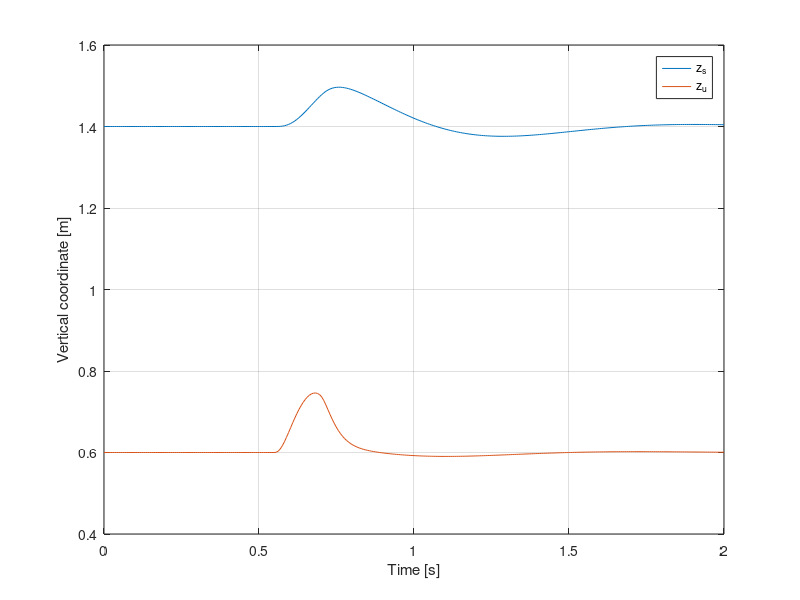

The MATLAB script that drew this image:
%% Quarter car model
% Simulation and animation of a quarter car model.
% https://github.com/andresmendes/Quarter-car-model/blob/main/README.md

%%
clear ; close all ; clc
 
%% Parameters
 
% Vehicle
M   = 1500;                         % Sprung mass                   [kg]
m   = 150;                          % Unsprung mass                 [kg]
Ks  = 48000;                        % Spring constant suspension    [N/m]
Kt  = 200000;                       % Spring constant tire          [N/m]
Cs  = 10000;                        % Damping constant suspension   [N.s/m]
 
% Animation model
L0_s    = 0.8;                      % Spring relaxed suspension     [m]
L0_u    = 0.6;                      % Spring relaxed tire           [m]
h_s     = 0.4;                      % Height of the sprung block    [m]
h_u     = 0.2;                      % Height of the unsprung block  [m]
a       = 0.8;                      % Width of the blocks           [m]
l_win   = 2.2;                      % Length window analysis        [m]
 
% Video
playback_speed = 0.2;               % Speed of playback
tF      = 2;                        % Final time                    [s]
fR      = 30/playback_speed;        % Frame rate                    [fps]
time    = linspace(0,tF,tF*fR);     % Time                          [s]
 
%% Road
% Stretch 1
x_r_1_total = 1.1;                  % Distance of the first stretch [m]
dx_r_1 = 0.1;                       % resolution                    [m]
x_r_1 = 0:dx_r_1:x_r_1_total;
z_r_1 = zeros(1,length(x_r_1));
% Stretch 2
R_r = 0.15;                         % Radius                        [m]
th_r = 0:0.01:pi;
x_r_2 = -R_r*cos(th_r) + x_r_1_total+R_r;
z_r_2 = R_r*sin(th_r);
% Stretch 3
x_r_3_total = 5;                    % Distance of the last stretch  [m]
dx_r_2 = 0.1;                       % resolution                    [m]
x_r_3 = x_r_1_total+2*R_r:dx_r_2:x_r_1_total+2*R_r+x_r_3_total;
z_r_3 = zeros(1,length(x_r_3));
 
% Concatenating 
X_r = [x_r_1 x_r_2(2:end) x_r_3(2:end)];
Z_r = [z_r_1 z_r_2(2:end) z_r_3(2:end)];
 
% figure
% hold on ; box on ; grid on ; axis equal
% plot(x_r_1,z_r_1)
% plot(x_r_2,z_r_2)
% plot(x_r_3,z_r_3)
% xlabel('Distance x [m]')
% ylabel('Distance z [m]')
% legend('Stretch 1','Stretch 2','Stretch 3')
% title('Input')
% 
% figure
% hold on ; box on ; grid on ; axis equal
% plot(X_r,Z_r,'k','LineWidth',2)
% xlabel('Distance x [m]')
% ylabel('Distance z [m]')
% title('Input')
 
%% Simulation
F_c = 0;
%  State space model
A = [ 0               1         0       0       ;
      -(Ks+Kt)/m      -Cs/m     Ks/m    Cs/m    ;
      0               0         0       1       ;
      Ks/M            Cs/M      -Ks/M   -Cs/M   ];
B = [ 0, 0     ;
      Kt/m, -F_c/M  ;
      0, 0     ;
      0, +F_c/m     ];
C = [ 1 0 0 0 ; 
      0 0 1 0 ];
D = [0, 0 ; 0, 0];
 
sys = ss(A,B,C,D);
 
% Input
vel = 2;                            % Longitudinal speed of the car [m/s]
lon_pos = vel*time;                 % Longitudinal position of the car [m]
u_vet = interp1(X_r,Z_r,lon_pos)';%-- 14.02.2026, 18:10 --%
u_vet = [u_vet, F_c*ones(300,1)];
[y,time,x] = lsim(sys,u_vet,time);
 
% Sprung mass absolute vertical position (lower center point)
z_s = y(:,2) + L0_u + L0_s; 
% Unsprung mass absolute vertical position (lower center point)
z_u = y(:,1) + L0_u; 
 
figure
hold on ; grid on ; box on
plot(time,z_s)
plot(time,z_u)
xlabel('Time [s]')
ylabel('Vertical coordinate [m]')
legend('z_s','z_u')
%% Animation
% 
% color = cool(6); % Colormap
% 
% figure
% % set(gcf,'Position',[50 50 1280 720])  % YouTube: 720p
% % set(gcf,'Position',[50 50 854 480])   % YouTube: 480p
% set(gcf,'Position',[50 50 640 640])     % Social
% 
% % Create and open video writer object
% v = VideoWriter('quarter_car_model.mp4','MPEG-4');
% v.Quality   = 100;
% % v.FrameRate = fR;
% open(v);
% 
% for i=1:length(time)
% 
%     cla
% 
%     % Instant position
%     x_inst = vel*time(i);
% 
%     % Road passing by:
%     set(gca,'xlim',[x_inst-l_win/2    x_inst+l_win/2],'ylim',[-0.1 -0.1+l_win])
%     hold on ; grid on ; box on %; axis equal (Dont work well. It drifts vertically)
%     plot([-10 X_r],[0 Z_r],'k','LineWidth',3)
% 
%     set(gca,'FontName','Verdana','FontSize',16)
%     title(["Quarter car model",strcat('Time=',num2str(time(i),'%.3f'),' s (Playback speed=',num2str(playback_speed),')')])
% 
%     % Sprung mass plot
%     fill([x_inst-a/2 x_inst+a/2 x_inst+a/2 x_inst-a/2],[z_s(i) z_s(i) z_s(i)+h_s z_s(i)+h_s],color(6,:),'LineWidth',2)
% 
%     % Unsprung mass plot
%     fill([x_inst-a/2 x_inst+a/2 x_inst+a/2 x_inst-a/2],[z_u(i) z_u(i) z_u(i)+h_u z_u(i)+h_u],color(2,:),'LineWidth',2)
% 
%     % Spring
%     plotSpring(L0_u,L0_s,h_u,u_vet,z_s,z_u,i,x_inst)
% 
%     % Damper
%     plotDamper(L0_s,h_u,z_s,z_u,i,x_inst)
% 
%     % Tire
%     plot(x_inst,u_vet(i),'ko','MarkerFacecolor','k','MarkerSize',10)
% 
%     xlabel('x [m]')
%     ylabel('z [m]')
% 
%     frame = getframe(gcf);
%     writeVideo(v,frame);
% 
% end
% 
% close(v);
% 
% function plotSpring(L0_u,L0_s,h_u,u_vet,z_s,z_u,i,x_inst)
% 
%     rodPct      = 0.11;     % Length rod percentage of total L0 
%     springPct   = 1/3;      % Spring pitch percentage of total gap
%     spring_wid  = 3;        % Spring line width
% 
%     % Spring 1 and 2 length without rods
%     L_s = (z_s - (z_u+h_u)) - 2*rodPct*L0_s;
%     L_u = (z_u - u_vet)     - 2*rodPct*L0_u;
% 
%     % Spring sprung suspension geometry
%     c_s = x_inst-0.2;       % Longitudinal position
%     w_s = 0.1;              % Width
% 
%     % Spring unsprung tire geometry 
%     c_u = x_inst;           % Longitudinal position
%     w_u = 0.1;              % Width
% 
%     % Spring unsprung tire 
%     spring_u_X = [ 
%                 c_u                                             % Start
%                 c_u                                             % rod
%                 c_u+w_u                                         % Part 1   
%                 c_u-w_u                                         % Part 2
%                 c_u+w_u                                         % Part 3
%                 c_u-w_u                                         % Part 4
%                 c_u+w_u                                         % Part 5
%                 c_u-w_u                                         % Part 6
%                 c_u                                             % Part 7
%                 c_u                                             % rod/End
%                 ];
% 
% spring_u_Z = [ 
%                 u_vet(i)                                        % Start
%                 u_vet(i)+  rodPct*L0_u                          % rod
%                 u_vet(i)+  rodPct*L0_u                          % Part 1 
%                 u_vet(i)+  rodPct*L0_u+  springPct*L_u(i)       % Part 2
%                 u_vet(i)+  rodPct*L0_u+  springPct*L_u(i)       % Part 3
%                 u_vet(i)+  rodPct*L0_u+2*springPct*L_u(i)       % Part 4
%                 u_vet(i)+  rodPct*L0_u+2*springPct*L_u(i)       % Part 5
%                 u_vet(i)+  rodPct*L0_u+3*springPct*L_u(i)       % Part 6
%                 u_vet(i)+  rodPct*L0_u+3*springPct*L_u(i)       % Part 7
%                 u_vet(i)+2*rodPct*L0_u+3*springPct*L_u(i)       % rod/End
%                ]; 
% 
%     % Spring sprung suspension
%     spring_s_X = [ 
%                 c_s                                             % Start
%                 c_s                                             % rod
%                 c_s+w_s                                         % Part 1   
%                 c_s-w_s                                         % Part 2
%                 c_s+w_s                                         % Part 3
%                 c_s-w_s                                         % Part 4
%                 c_s+w_s                                         % Part 5
%                 c_s-w_s                                         % Part 6
%                 c_s                                             % Part 7
%                 c_s                                             % rod/End
%                 ];
% 
% spring_s_Z = [ 
%                 z_u(i)+h_u                                      % Start
%                 z_u(i)+h_u +   rodPct*L0_s                      % rod
%                 z_u(i)+h_u +   rodPct*L0_s                      % Part 1 
%                 z_u(i)+h_u +   rodPct*L0_s +   springPct*L_s(i) % Part 2
%                 z_u(i)+h_u +   rodPct*L0_s +   springPct*L_s(i) % Part 3
%                 z_u(i)+h_u +   rodPct*L0_s + 2*springPct*L_s(i) % Part 4
%                 z_u(i)+h_u +   rodPct*L0_s + 2*springPct*L_s(i) % Part 5
%                 z_u(i)+h_u +   rodPct*L0_s + 3*springPct*L_s(i) % Part 6
%                 z_u(i)+h_u +   rodPct*L0_s + 3*springPct*L_s(i) % Part 7
%                 z_u(i)+h_u + 2*rodPct*L0_s + 3*springPct*L_s(i) % rod/End
%                ];
% 
%     % PLOT
%     plot(spring_u_X,spring_u_Z,'k','LineWidth',spring_wid)
%     plot(spring_s_X,spring_s_Z,'k','LineWidth',spring_wid)
% 
% end
% 
% function plotDamper(L0_2,h1,z_s,z_u,i,x_inst)
% 
%     rodLowerPct = 0.1;      % Length lower rod percentage of total gap 
%     rodUpperPct = 0.4;      % Length upper rod percentage of total gap
%     cylinderPct = 0.4;      % Length cylinder porcentagem of total gap
%     damper_line_wid  = 3;   % Damper line width
% 
%     % Damper geometry
%     c = 0.2+x_inst;         % Longitudinal position
%     w= 0.05;                % Width
% 
%     % rod attached to unsprung mass
%     rod_1_X = [c c];
%     rod_1_Z = [z_u+h1 z_u+h1+rodLowerPct*L0_2];
% 
%     % Damper base cylinder - rod - base 
%     c_X =   [   
%                 c-w
%                 c-w
%                 c+w
%                 c+w
%             ];
% 
%     c_Z =   [
%                 z_u(i) + h1 + rodLowerPct*L0_2 + cylinderPct*L0_2
%                 z_u(i) + h1 + rodLowerPct*L0_2 
%                 z_u(i) + h1 + rodLowerPct*L0_2 
%                 z_u(i) + h1 + rodLowerPct*L0_2 + cylinderPct*L0_2
%             ];
% 
%     % rod attached to sprung mass
%     rod2X = [c c];
%     rod2Z = [z_s z_s-rodUpperPct*L0_2];
%     % Piston inside cylinder
%     pistonX = [c-0.8*w c+0.8*w];
%     pistonZ = [z_s-rodUpperPct*L0_2 z_s-rodUpperPct*L0_2];
% 
%     % Iteration values
%     rod1Zval = rod_1_Z(i,:);
%     rod2Zval = rod2Z(i,:);
%     pistonZVal = pistonZ(i,:);
% 
%     % PLOT
%     % rods
%     plot(rod_1_X,rod1Zval,'k','LineWidth',damper_line_wid)
%     plot(rod2X,rod2Zval,'k','LineWidth',damper_line_wid)
%     % Damper parts
%     plot(pistonX,pistonZVal,'k','LineWidth',damper_line_wid)
%     plot(c_X,c_Z,'k','LineWidth',damper_line_wid)
% 
% end
